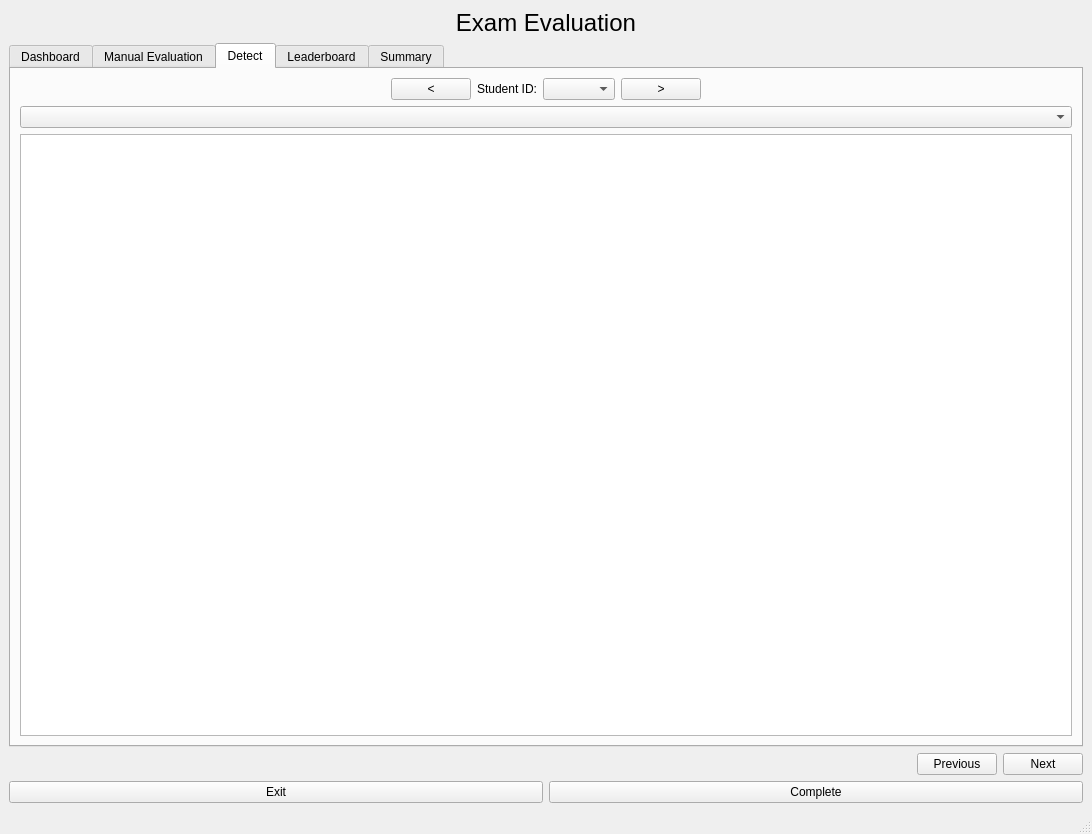
<?xml version="1.0" encoding="UTF-8"?>
<ui version="4.0">
 <class>Evaluation</class>
 <widget class="QMainWindow" name="Evaluation">
  <property name="geometry">
   <rect>
    <x>0</x>
    <y>0</y>
    <width>1092</width>
    <height>834</height>
   </rect>
  </property>
  <property name="windowTitle">
   <string>Exam Evaluation</string>
  </property>
  <widget class="QWidget" name="centralwidget">
   <layout class="QVBoxLayout" name="verticalLayout_2">
    <item>
     <widget class="QLabel" name="label">
      <property name="text">
       <string>&lt;html&gt;&lt;head/&gt;&lt;body&gt;&lt;p align=&quot;center&quot;&gt;&lt;span style=&quot; font-size:18pt;&quot;&gt;Exam Evaluation&lt;/span&gt;&lt;/p&gt;&lt;/body&gt;&lt;/html&gt;</string>
      </property>
     </widget>
    </item>
    <item>
     <layout class="QVBoxLayout" name="verticalLayout">
      <item>
       <widget class="QTabWidget" name="_tabWidget">
        <property name="currentIndex">
         <number>2</number>
        </property>
        <widget class="QWidget" name="dashboardTab">
         <attribute name="title">
          <string>Dashboard</string>
         </attribute>
         <widget class="QLabel" name="label_7">
          <property name="geometry">
           <rect>
            <x>9</x>
            <y>9</y>
            <width>51</width>
            <height>18</height>
           </rect>
          </property>
          <property name="text">
           <string>Course:</string>
          </property>
         </widget>
         <widget class="QLabel" name="label_5">
          <property name="geometry">
           <rect>
            <x>9</x>
            <y>267</y>
            <width>102</width>
            <height>18</height>
           </rect>
          </property>
          <property name="text">
           <string>Total Students:</string>
          </property>
         </widget>
         <widget class="QLabel" name="label_6">
          <property name="geometry">
           <rect>
            <x>9</x>
            <y>332</y>
            <width>151</width>
            <height>18</height>
           </rect>
          </property>
          <property name="text">
           <string>Total Submission Files:</string>
          </property>
         </widget>
         <widget class="QLabel" name="label_9">
          <property name="geometry">
           <rect>
            <x>9</x>
            <y>138</y>
            <width>94</width>
            <height>18</height>
           </rect>
          </property>
          <property name="text">
           <string>Date of exam:</string>
          </property>
         </widget>
         <widget class="QLabel" name="label_8">
          <property name="geometry">
           <rect>
            <x>9</x>
            <y>74</y>
            <width>40</width>
            <height>18</height>
           </rect>
          </property>
          <property name="text">
           <string>Topic:</string>
          </property>
         </widget>
         <widget class="QWidget" name="layoutWidget">
          <property name="geometry">
           <rect>
            <x>360</x>
            <y>390</y>
            <width>307</width>
            <height>28</height>
           </rect>
          </property>
          <layout class="QHBoxLayout" name="horizontalLayout_8">
           <item>
            <widget class="QPushButton" name="evaluate">
             <property name="text">
              <string>Evaluate</string>
             </property>
            </widget>
           </item>
           <item>
            <widget class="QPushButton" name="reEvaluate">
             <property name="text">
              <string>Re-Evaluate</string>
             </property>
            </widget>
           </item>
           <item>
            <widget class="QPushButton" name="stopEvaluation">
             <property name="text">
              <string>Stop Evaluation</string>
             </property>
            </widget>
           </item>
          </layout>
         </widget>
         <widget class="QLabel" name="label_11">
          <property name="geometry">
           <rect>
            <x>10</x>
            <y>430</y>
            <width>224</width>
            <height>66</height>
           </rect>
          </property>
          <property name="text">
           <string>&lt;html&gt;&lt;head/&gt;&lt;body&gt;&lt;p&gt;&lt;br/&gt;Evaluation Status:&lt;/p&gt;&lt;/body&gt;&lt;/html&gt;</string>
          </property>
         </widget>
         <widget class="QWidget" name="layoutWidget">
          <property name="geometry">
           <rect>
            <x>4</x>
            <y>437</y>
            <width>311</width>
            <height>91</height>
           </rect>
          </property>
          <layout class="QHBoxLayout" name="horizontalLayout_9"/>
         </widget>
         <widget class="QWidget" name="layoutWidget">
          <property name="geometry">
           <rect>
            <x>166</x>
            <y>460</y>
            <width>111</width>
            <height>44</height>
           </rect>
          </property>
          <layout class="QVBoxLayout" name="verticalLayout_8">
           <item>
            <widget class="QLabel" name="autoEvalStatus_label_10">
             <property name="text">
              <string>0/?? Completed</string>
             </property>
            </widget>
           </item>
           <item>
            <widget class="QLabel" name="evaluationStatusLevel">
             <property name="text">
              <string>No Evaluation</string>
             </property>
            </widget>
           </item>
          </layout>
         </widget>
        </widget>
        <widget class="QWidget" name="manualEvalTab">
         <attribute name="title">
          <string>Manual Evaluation</string>
         </attribute>
         <layout class="QVBoxLayout" name="verticalLayout_4">
          <item>
           <layout class="QHBoxLayout" name="horizontalLayout_5">
            <item>
             <spacer name="horizontalSpacer_2">
              <property name="orientation">
               <enum>Qt::Orientation::Horizontal</enum>
              </property>
              <property name="sizeHint" stdset="0">
               <size>
                <width>40</width>
                <height>20</height>
               </size>
              </property>
             </spacer>
            </item>
            <item>
             <widget class="QPushButton" name="prevStu_pushButton">
              <property name="text">
               <string>&lt;</string>
              </property>
             </widget>
            </item>
            <item>
             <widget class="QLabel" name="label_10">
              <property name="text">
               <string>Student ID:</string>
              </property>
             </widget>
            </item>
            <item>
             <widget class="QComboBox" name="stuListcomboBox"/>
            </item>
            <item>
             <widget class="QLabel" name="label_2">
              <property name="text">
               <string>&lt;html&gt;&lt;head/&gt;&lt;body&gt;&lt;p align=&quot;center&quot;&gt;(0/??)&lt;/p&gt;&lt;/body&gt;&lt;/html&gt;</string>
              </property>
             </widget>
            </item>
            <item>
             <widget class="QPushButton" name="nextDttu_pushButton">
              <property name="text">
               <string>&gt;</string>
              </property>
             </widget>
            </item>
            <item>
             <spacer name="horizontalSpacer_3">
              <property name="orientation">
               <enum>Qt::Orientation::Horizontal</enum>
              </property>
              <property name="sizeHint" stdset="0">
               <size>
                <width>40</width>
                <height>20</height>
               </size>
              </property>
             </spacer>
            </item>
           </layout>
          </item>
          <item>
           <widget class="Line" name="line_2">
            <property name="orientation">
             <enum>Qt::Orientation::Horizontal</enum>
            </property>
           </widget>
          </item>
          <item>
           <widget class="QComboBox" name="selectProblem_comboBox"/>
          </item>
          <item>
           <layout class="QHBoxLayout" name="horizontalLayout_6" stretch="2,0,1">
            <item>
             <widget class="QTabWidget" name="CodeViewer_tabWidget">
              <property name="currentIndex">
               <number>1</number>
              </property>
              <widget class="QWidget" name="prevCode_tab_2">
               <attribute name="title">
                <string>Prev Code</string>
               </attribute>
               <layout class="QVBoxLayout" name="verticalLayout_5">
                <item>
                 <widget class="QComboBox" name="selectPrevCode_comboBox"/>
                </item>
                <item>
                 <widget class="QTextEdit" name="prevCode_textEdit">
                  <property name="readOnly">
                   <bool>true</bool>
                  </property>
                 </widget>
                </item>
               </layout>
              </widget>
              <widget class="QWidget" name="examCode_tab_3">
               <attribute name="title">
                <string>Exam Code</string>
               </attribute>
               <layout class="QVBoxLayout" name="verticalLayout_6">
                <item>
                 <widget class="QComboBox" name="selectExamCode_comboBox_2"/>
                </item>
                <item>
                 <widget class="QTextEdit" name="examCode_textEdit">
                  <property name="readOnly">
                   <bool>true</bool>
                  </property>
                 </widget>
                </item>
                <item>
                 <widget class="QPushButton" name="runThisFile_pushButton_2">
                  <property name="text">
                   <string>Run</string>
                  </property>
                 </widget>
                </item>
               </layout>
              </widget>
             </widget>
            </item>
            <item>
             <widget class="Line" name="line_3">
              <property name="orientation">
               <enum>Qt::Orientation::Vertical</enum>
              </property>
             </widget>
            </item>
            <item>
             <widget class="QGroupBox" name="groupBox">
              <property name="title">
               <string>All Testcases</string>
              </property>
              <layout class="QVBoxLayout" name="verticalLayout_7">
               <item>
                <widget class="QLabel" name="label_4">
                 <property name="text">
                  <string>Status: 0/?? testcases passed</string>
                 </property>
                </widget>
               </item>
               <item>
                <widget class="QTableWidget" name="testcasesStatus_tableWidget">
                 <property name="selectionBehavior">
                  <enum>QAbstractItemView::SelectionBehavior::SelectRows</enum>
                 </property>
                 <column>
                  <property name="text">
                   <string>No</string>
                  </property>
                 </column>
                 <column>
                  <property name="text">
                   <string>Status</string>
                  </property>
                 </column>
                 <column>
                  <property name="text">
                   <string>CPU</string>
                  </property>
                 </column>
                 <column>
                  <property name="text">
                   <string>RAM</string>
                  </property>
                 </column>
                </widget>
               </item>
              </layout>
             </widget>
            </item>
           </layout>
          </item>
          <item>
           <widget class="Line" name="line">
            <property name="orientation">
             <enum>Qt::Orientation::Horizontal</enum>
            </property>
           </widget>
          </item>
          <item>
           <layout class="QHBoxLayout" name="horizontalLayout_7">
            <item>
             <widget class="QPushButton" name="pushButton">
              <property name="enabled">
               <bool>false</bool>
              </property>
              <property name="text">
               <string>Expell</string>
              </property>
             </widget>
            </item>
            <item>
             <spacer name="horizontalSpacer_4">
              <property name="orientation">
               <enum>Qt::Orientation::Horizontal</enum>
              </property>
              <property name="sizeHint" stdset="0">
               <size>
                <width>40</width>
                <height>20</height>
               </size>
              </property>
             </spacer>
            </item>
            <item>
             <layout class="QHBoxLayout" name="horizontalLayout_4">
              <item>
               <widget class="QLabel" name="label_3">
                <property name="text">
                 <string>Marks:</string>
                </property>
               </widget>
              </item>
              <item>
               <widget class="QDoubleSpinBox" name="doubleSpinBox"/>
              </item>
              <item>
               <widget class="QPushButton" name="saveMarks_pushButton">
                <property name="text">
                 <string>Save Marks</string>
                </property>
               </widget>
              </item>
             </layout>
            </item>
           </layout>
          </item>
         </layout>
        </widget>
        <widget class="QWidget" name="cloneDetectTab">
         <attribute name="title">
          <string>Detect</string>
         </attribute>
         <layout class="QVBoxLayout" name="verticalLayout_9">
          <item>
           <layout class="QHBoxLayout" name="horizontalLayout_10">
            <item>
             <spacer name="horizontalSpacer_5">
              <property name="orientation">
               <enum>Qt::Orientation::Horizontal</enum>
              </property>
              <property name="sizeHint" stdset="0">
               <size>
                <width>40</width>
                <height>20</height>
               </size>
              </property>
             </spacer>
            </item>
            <item>
             <widget class="QPushButton" name="detect_left_pushButton_2">
              <property name="text">
               <string>&lt;</string>
              </property>
             </widget>
            </item>
            <item>
             <widget class="QLabel" name="label_12">
              <property name="text">
               <string>Student ID:</string>
              </property>
             </widget>
            </item>
            <item>
             <widget class="QComboBox" name="detect_stuSelect_comboBox"/>
            </item>
            <item>
             <widget class="QPushButton" name="detect_right_pushButton_2">
              <property name="text">
               <string>&gt;</string>
              </property>
             </widget>
            </item>
            <item>
             <spacer name="horizontalSpacer_6">
              <property name="orientation">
               <enum>Qt::Orientation::Horizontal</enum>
              </property>
              <property name="sizeHint" stdset="0">
               <size>
                <width>40</width>
                <height>20</height>
               </size>
              </property>
             </spacer>
            </item>
           </layout>
          </item>
          <item>
           <widget class="QComboBox" name="detect_comboBox"/>
          </item>
          <item>
           <widget class="QTextEdit" name="detect_textEdit">
            <property name="readOnly">
             <bool>true</bool>
            </property>
           </widget>
          </item>
         </layout>
        </widget>
        <widget class="QWidget" name="leaderboardTab">
         <attribute name="title">
          <string>Leaderboard</string>
         </attribute>
         <layout class="QVBoxLayout" name="verticalLayout_10">
          <item>
           <widget class="QTableWidget" name="tableWidget">
            <column>
             <property name="text">
              <string>Student ID</string>
             </property>
            </column>
           </widget>
          </item>
         </layout>
        </widget>
        <widget class="QWidget" name="summaryTab">
         <attribute name="title">
          <string>Summary</string>
         </attribute>
         <layout class="QVBoxLayout" name="verticalLayout_3">
          <item>
           <widget class="QTableWidget" name="summary_tableWidget">
            <property name="layoutDirection">
             <enum>Qt::LayoutDirection::LeftToRight</enum>
            </property>
            <property name="selectionMode">
             <enum>QAbstractItemView::SelectionMode::NoSelection</enum>
            </property>
            <property name="selectionBehavior">
             <enum>QAbstractItemView::SelectionBehavior::SelectRows</enum>
            </property>
            <column>
             <property name="text">
              <string>Student ID</string>
             </property>
            </column>
            <column>
             <property name="text">
              <string>Name</string>
             </property>
            </column>
            <column>
             <property name="text">
              <string>Marks</string>
             </property>
            </column>
            <column>
             <property name="text">
              <string>Penalty</string>
             </property>
            </column>
            <column>
             <property name="text">
              <string>Total Marks</string>
             </property>
            </column>
            <column>
             <property name="text">
              <string>Comment</string>
             </property>
            </column>
            <column>
             <property name="text">
              <string>Status</string>
             </property>
            </column>
           </widget>
          </item>
         </layout>
        </widget>
       </widget>
      </item>
      <item>
       <layout class="QHBoxLayout" name="horizontalLayout_2">
        <item>
         <spacer name="horizontalSpacer">
          <property name="orientation">
           <enum>Qt::Orientation::Horizontal</enum>
          </property>
          <property name="sizeHint" stdset="0">
           <size>
            <width>40</width>
            <height>20</height>
           </size>
          </property>
         </spacer>
        </item>
        <item>
         <layout class="QHBoxLayout" name="horizontalLayout">
          <item>
           <widget class="QPushButton" name="tabPrev_pushButton_2">
            <property name="text">
             <string>Previous</string>
            </property>
           </widget>
          </item>
          <item>
           <widget class="QPushButton" name="tabNext_pushButton">
            <property name="text">
             <string>Next</string>
            </property>
           </widget>
          </item>
         </layout>
        </item>
       </layout>
      </item>
     </layout>
    </item>
    <item>
     <layout class="QHBoxLayout" name="horizontalLayout_3">
      <item>
       <widget class="QPushButton" name="exit_pushButton_2">
        <property name="text">
         <string>Exit</string>
        </property>
       </widget>
      </item>
      <item>
       <widget class="QPushButton" name="complete_pushButton">
        <property name="enabled">
         <bool>true</bool>
        </property>
        <property name="text">
         <string>Complete</string>
        </property>
       </widget>
      </item>
     </layout>
    </item>
   </layout>
  </widget>
  <widget class="QMenuBar" name="menubar">
   <property name="geometry">
    <rect>
     <x>0</x>
     <y>0</y>
     <width>1092</width>
     <height>23</height>
    </rect>
   </property>
  </widget>
  <widget class="QStatusBar" name="statusbar"/>
 </widget>
 <resources/>
 <connections>
  <connection>
   <sender>exit_pushButton_2</sender>
   <signal>clicked()</signal>
   <receiver>Evaluation</receiver>
   <slot>close()</slot>
   <hints>
    <hint type="sourcelabel">
     <x>655</x>
     <y>667</y>
    </hint>
    <hint type="destinationlabel">
     <x>465</x>
     <y>611</y>
    </hint>
   </hints>
  </connection>
 </connections>
</ui>
